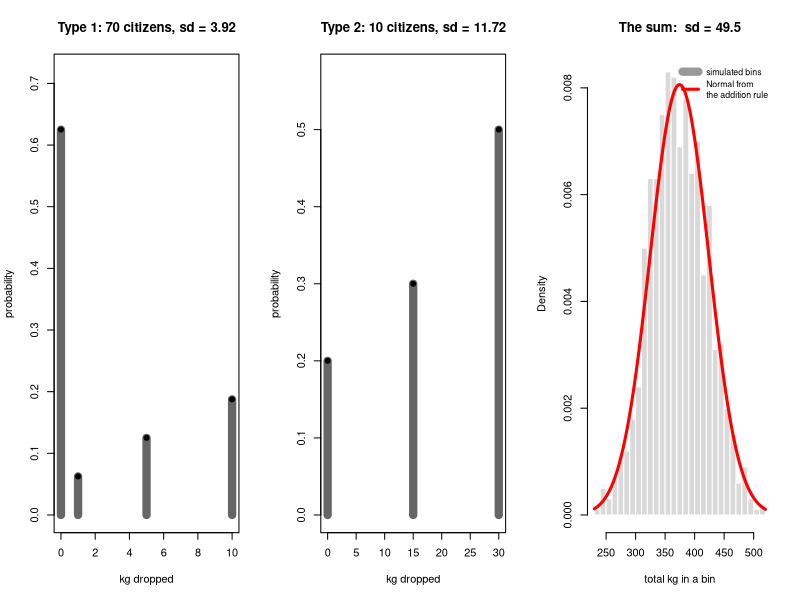

Source code (R):
# Two kinds of citizen, each with their own trash habit.  Set number2 to 0 to
# get the single-habit version back.

# --- citizen type 1: households ---
weights1 <- c(0, 1, 5, 10)
probs1 <- c(10, 1, 2, 3)
probs1 <- probs1 / sum(probs1)
number1 <- 70

# --- citizen type 2: restaurants (rarer, but much heavier) ---
weights2 <- c(0, 15, 30)
probs2 <- c(2, 3, 5)
probs2 <- probs2 / sum(probs2)
number2 <- 10

bins <- 1000

all_weights <- list(weights1, weights2)
all_probs <- list(probs1, probs2)
all_numbers <- c(number1, number2)

# ----------------------------------------------------------------------
# Simulate: every citizen drops something in every bin
# ----------------------------------------------------------------------
bin_weights <- rep(0, bins)
for (g in 1:length(all_numbers))
{
  for (i in seq_len(all_numbers[g]))
  {
    dumps <- sample(all_weights[[g]], size=bins, prob=all_probs[[g]], replace=TRUE)
    bin_weights <- bin_weights + dumps
  }
}

# ----------------------------------------------------------------------
# Predict the answer from the contributions alone -- without looking at the
# bins.  Means add; VARIANCES add (not standard deviations).
# ----------------------------------------------------------------------
group_mean <- rep(NA, length(all_numbers))
group_var <- rep(NA, length(all_numbers))
for (g in 1:length(all_numbers))
{
  w <- all_weights[[g]]
  p <- all_probs[[g]]
  group_mean[g] <- sum(w * p)
  group_var[g] <- sum(w^2 * p) - group_mean[g]^2
}

total_mean <- sum(all_numbers * group_mean)
total_var <- sum(all_numbers * group_var)
total_sd <- sqrt(total_var)

cat("ONE citizen of each type contributes:\n")
cat(sprintf("%-14s %8s %8s %8s %10s %8s\n",
            "type", "how many", "mean", "sd", "variance", "% of var"))
for (g in 1:length(all_numbers))
{
  cat(sprintf("%-14s %8d %8.3f %8.3f %10.3f %7.0f%%\n",
      paste0("type ", g), all_numbers[g], group_mean[g], sqrt(group_var[g]),
      group_var[g], 100 * all_numbers[g] * group_var[g] / total_var))
}

cat("\nAdd them up.  Variances add, standard deviations do not:\n")
cat("  total variance =", paste(all_numbers, "x", round(group_var, 3), collapse=" + "),
    "=", round(total_var, 1), "\n")
cat("  total sd       = sqrt(", round(total_var, 1), ") =", round(total_sd, 2), "kg\n")
cat("  total mean     =", round(total_mean, 1), "kg\n")

cat("\nObserved in the", bins, "bins:\n")
cat("  mean =", round(mean(bin_weights), 1), "  sd =", round(sd(bin_weights), 2), "\n")

# ----------------------------------------------------------------------
# Plot: what goes in, and what comes out
# ----------------------------------------------------------------------
par(mfrow = c(1, length(all_numbers) + 1))

for (g in 1:length(all_numbers))
{
  w <- all_weights[[g]]
  p <- all_probs[[g]]
  plot(w, p, type = "h", lwd = 8, col = "grey40",
       xlab = "kg dropped", ylab = "probability", ylim = c(0, max(p) * 1.15),
       main = paste0("Type ", g, ": ", all_numbers[g], " citizens, sd = ",
                     round(sqrt(group_var[g]), 2)))
  points(w, p, pch = 19)
}

# The bin totals are still whole kilograms -- but the steps are tiny next to a
# spread of tens of kg, which is why a continuous curve fits them.
hist(bin_weights, breaks = 30, freq = FALSE, col = "grey85", border = "white",
     xlab = "total kg in a bin", main = paste("The sum:  sd =", round(total_sd, 1)))
curve(dnorm(x, total_mean, total_sd), add = TRUE, col = "red", lwd = 3)
legend("topright", legend = c("simulated bins", "Normal from\nthe addition rule"),
       col = c("grey60", "red"), lwd = c(8, 3), bty = "n", cex = 0.8)
